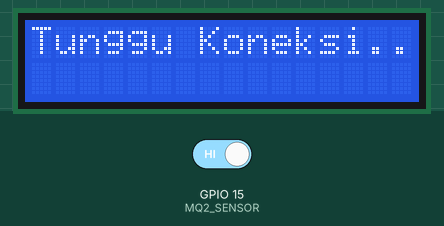
The sketch below on a simulated ESP32. Parts: 16×2 character LCD. The inputs (shaded band) are chosen by the test bench; at power-on: GPIO 15 (MQ2_SENSOR) HIGH. WiFi joins after 1.5 s; servers stay silent unless stated.

Above: at 2.2 s.
At 5.1 s:
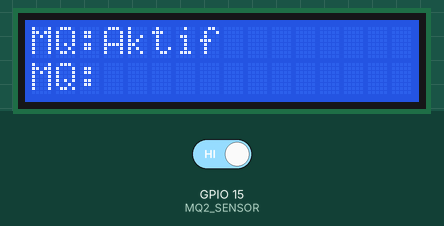
5.2 s: GPIO 15 (MQ2_SENSOR) driven LOW
At 6.0 s:
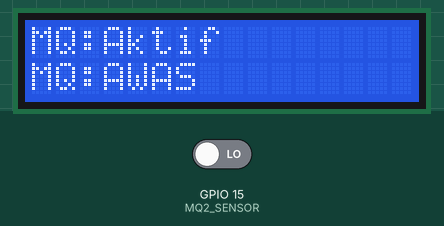
Timing chart, 0 to 8.2 s (numbered marks = the images above; inputs shaded):
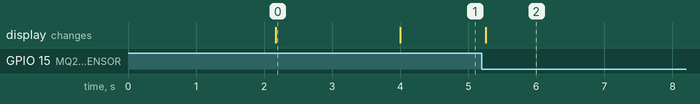

Measured:
- after the input at 5.2 s, the display: changes after 0.06 s (image 2)
- what the display in image 0 shows lasts 1.8 s, from 2.2 s to 4.0 s

The sketch:

Pertemuan10_sensorGas.ino
```cpp
//  sensor gas mq_2
#define BLYNK_TEMPLATE_ID "TMPL65iCGyAm2"
#define BLYNK_TEMPLATE_NAME "coba iot"
#define BLYNK_AUTH_TOKEN "pYy8hfeZSrspR4UcT1Ak1Aqe5yunPTrH"

#define MQ2_SENSOR 15

#include <LiquidCrystal_I2C.h>
#include <BlynkSimpleEsp32.h>

char auth[] = BLYNK_AUTH_TOKEN;
char ssid[] = "Galaxy";
char pass[] = "sandi43210";

LiquidCrystal_I2C lcd(0x27, 16, 2);

int MQ2_SENSOR_Value = 0;
boolean status;

void cek_koneksi(){
  Blynk.begin(auth, ssid, pass);
  if(Blynk.connected() == true){
    lcd.print("Koneksi Sukses");
  }
  else{
    lcd.print("Koneksi Gagal");
  }
}

void cek_MQ(){

   MQ2_SENSOR_Value = digitalRead(MQ2_SENSOR);

    if ((MQ2_SENSOR_Value==0)&&(status==0))
    {
      // awas yang pertama, dapat dari blynk event, sesuai nama event yang dibuat
      Blynk.logEvent("awas", "Gas bocor terdeteksi!, AWAS!!!!!!!!!!");
      status=1;
      lcd.setCursor(3, 1);
      lcd.print("AWAS");
      delay(5000);
    }
    else if((MQ2_SENSOR_Value==1)&&(status==1))
    {
    status=0;
    lcd.setCursor(3, 1);
      lcd.print("AMAN");
    delay(1000);
    }
 }

void lcd_setup(){
    lcd.begin(16,2);
    lcd.init();
    lcd.backlight();
}

void setup() {
  lcd_setup();
  lcd.setCursor(0, 0);
  lcd.print("=Sensor Gas=");
  lcd.setCursor(0, 1);
  lcd.print("   Blynk IoT");
  delay(2000); //tunggu 2s
  lcd.clear(); //hapus tampilan LCD
  lcd.print("Tunggu Koneksi..");//tulis LCD
  lcd.setCursor(0,1);
  cek_koneksi();
  lcd.clear();
  lcd.setCursor(0, 0);
  lcd.print("MQ:Aktif");
  lcd.setCursor(0, 1);
  lcd.print("MQ:");

}

void loop() {
  for(int u = 0; u < 500; u++){
  Blynk.run();
  }
  cek_MQ();
  delay(5);
}
```
